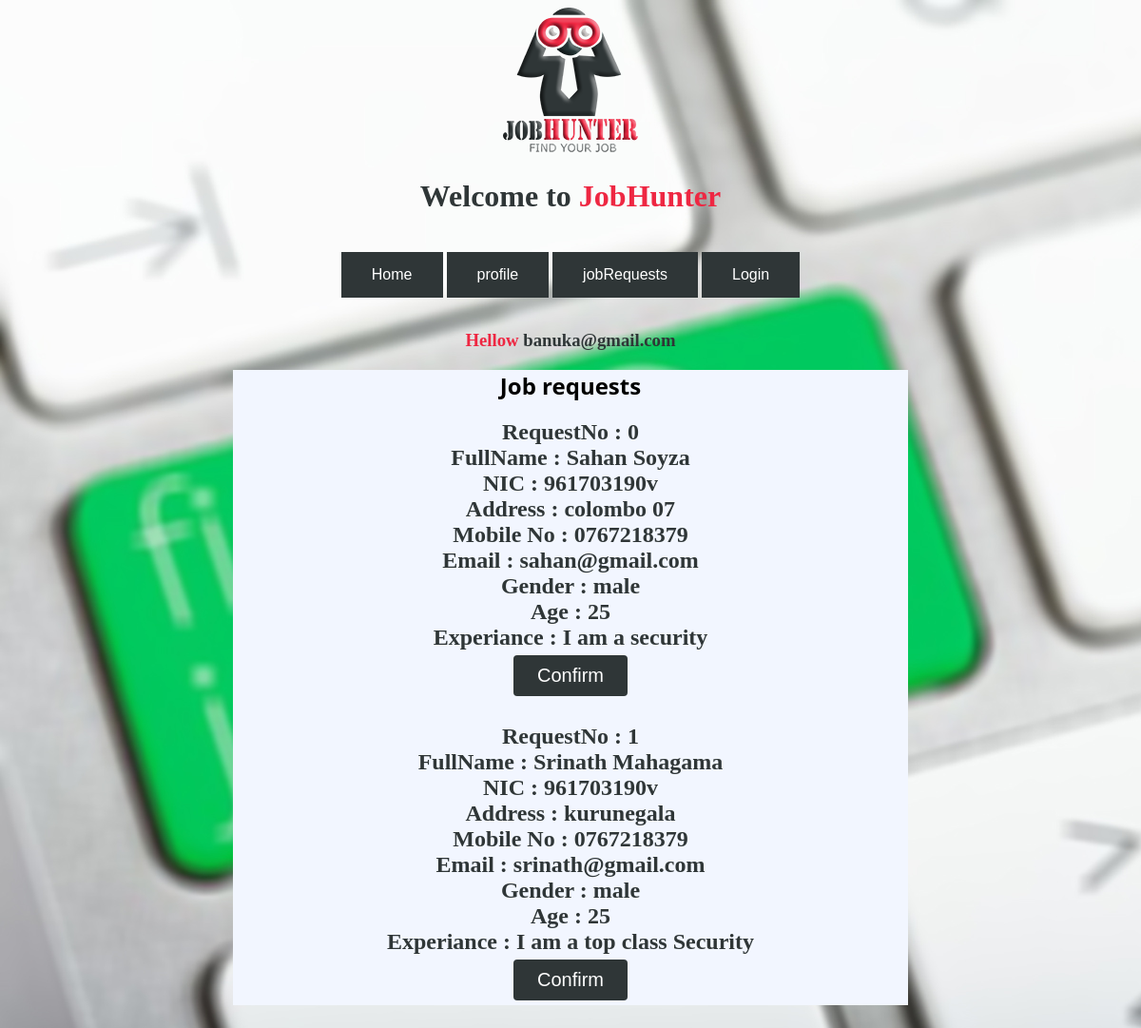
The app's page /seekers.php (signed in) with its own data.
### tables this page shows
CREATE TABLE IF NOT EXISTS `seekers` (
  `em_email` varchar(50) NOT NULL,
  `fullName` varchar(100) NOT NULL,
  `nic` varchar(15) DEFAULT NULL,
  `address` varchar(100) NOT NULL,
  `mobile` varchar(15) NOT NULL,
  `email` varchar(40) NOT NULL,
  `gender` varchar(8) NOT NULL,
  `age` int(3) NOT NULL,
  `experiance` varchar(250) NOT NULL
);

### seekers.php (the view, shortened to what this page needs)
<!DOCTYPE html>
<html>
<link rel="stylesheet" type="text/css" href="style.css" >
<head>
</head>
<body>
	<div class="logo">
	<a href="home.php"> <img src="image/logo.png"> </a></div>
	<div>
	<center>
	<h1><font color="2f3637">Welcome to</font> <font color="#ee2742">JobHunter</font></h1>
	<br>
	</center>
	</div>
	<center>
	<div class="btn-group">
	<a href="employershome.php"><button class="button">Home</button></a>
	<a href="employersProfile.php"><button class="button">profile</button></a>
	<a href="seekers.php"><button class="button">jobRequests</button></a>
	<a href="index.php"><button class="button">Login</button></a>
	<br>
	<h3><font color="#ee2742">Hellow</font>
	<font color="2f3637">
	<?php
		if (isset($_SESSION["message"])){
			$message=$_SESSION["message"];
			echo "<span>$message</span>";
		}
	?>
	</h3>
	</div>
	<div class="container">
		<h2 class="cat_title"><span id="redlight">Job</span> requests</h2>
    <h2>
    <font color="2f3637" face="calibri">
	<?php
		$db = mysqli_connect("localhost","root", "","jobhunter") or
        die("Error connecting to database");
			$sql = "SELECT fullName,nic,address,mobile,email,gender,age,experiance
			 FROM seekers WHERE em_email='$message'";
			$result = $db->query($sql);
			if ($result->num_rows > 0) {
				$num=0;
				while($row = $result->fetch_assoc()) {
					echo "RequestNo : $num";
					echo "<br> FullName : ".
					$row["fullName"]. " <br>NIC : ".
					$row["nic"]. "<br>Address : " .
					$row["address"] . "<br>Mobile No : ".
                    $row["mobile"]. "<br>Email : " .
                    $row["email"]. "<br>Gender : " .
                    $row["gender"]. "<br>Age : " .
                    $row["age"]. "<br>Experiance : " .
					$row["experiance"]."<br>" ;
					echo("<button class='button2' onclick=\"location.href='confirm.php'\">Confirm</button><p>");
					$num=$num+1;
				}
			}
			else {
				echo "No job Requests";
			}
	?>
</font>
	</h2>
	</div>
	</center>
</body>
</html>

### style.css (style rules this page uses)
body { background-image: url('/image/4.jpg'); }
.logo { width: 100; display: flex; flex-direction: row; flex-wrap: wrap; justify-content: center; align-items: center; }
.btn-group .button { background-color: #2f3637; border: none; color: white; padding: 15px 32px; margin-bottom: 15px; text-align: center; text-decoration: none; display: inline-block; font-size: 16px; cursor: pointer; }
.button2 { display: inline-block; border-radius: 4px; background-color: #2f3637; border: none; color: #FFFFFF; text-align: center; font-size: 20px; padding: 10px; width: 120px; transition: all 0.5s; cursor: pointer; margin: 5px; }
.cat_title { font-family: 'Segoe UI', Tahoma, Geneva, Verdana, sans-serif; font-size: 1.5em; }
.container { background-color: #f2f6ff; display: block; margin: auto; width: 60%; height: 100%; }

### records on screen
seekers: fullName "Sahan Soyza", nic "961703190v", address "colombo 07", mobile "0767218379", email "sahan@gmail.com", gender "male", age "25", experiance "I am a security"
seekers: fullName "Srinath Mahagama", nic "961703190v", address "kurunegala", mobile "0767218379", email "srinath@gmail.com", gender "male", age "25", experiance "I am a top class Security"

### other values on screen
$message "banuka@gmail.com"
